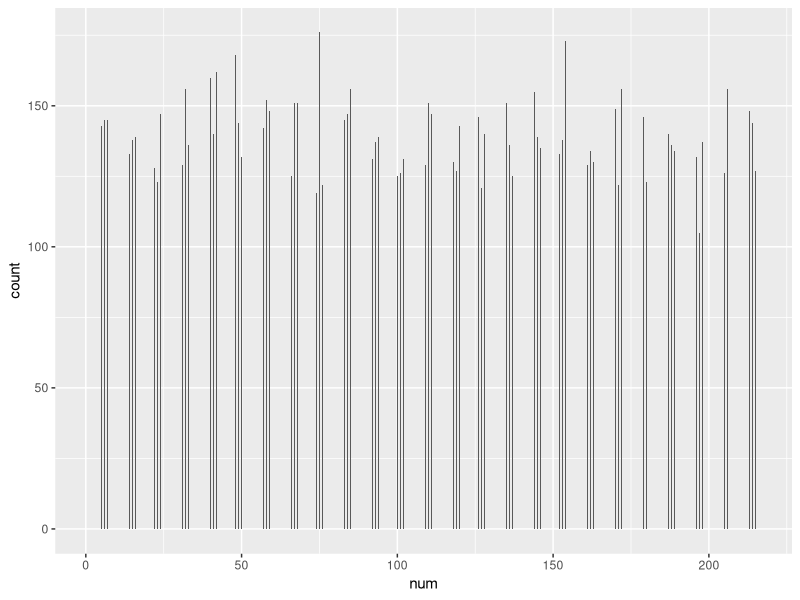
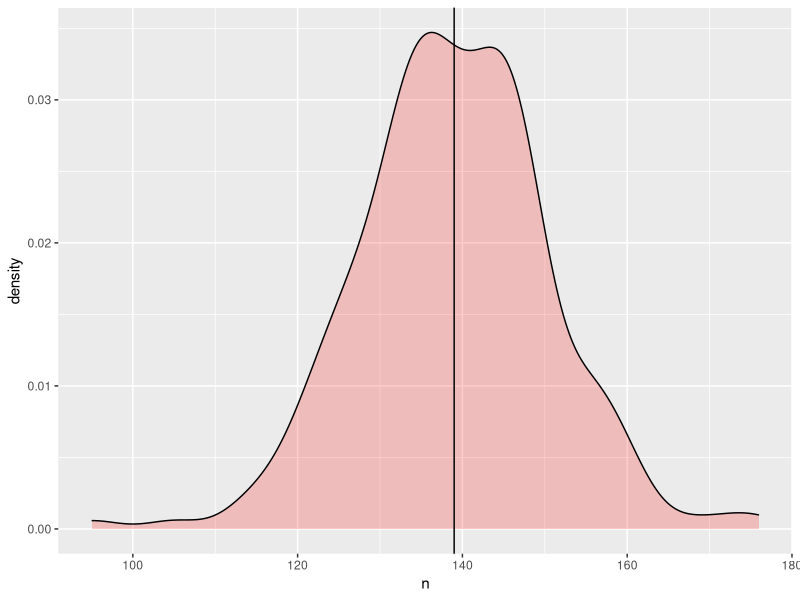
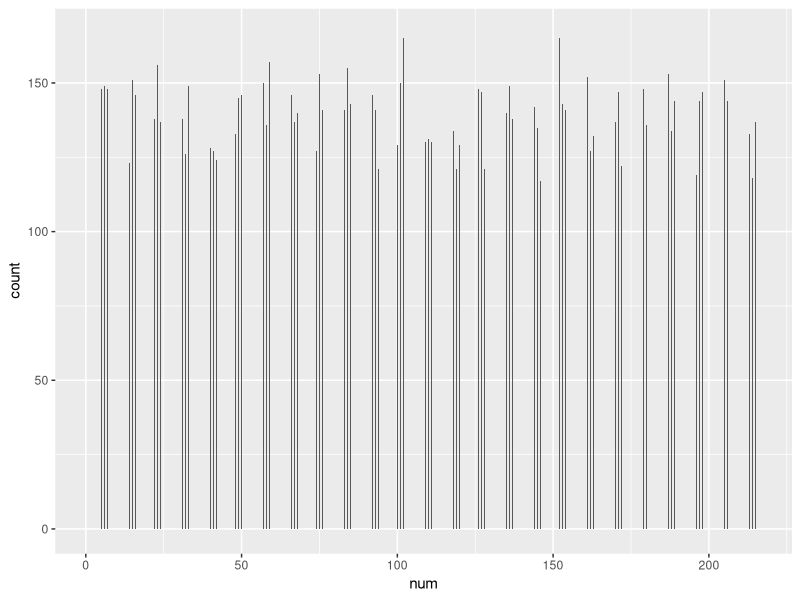
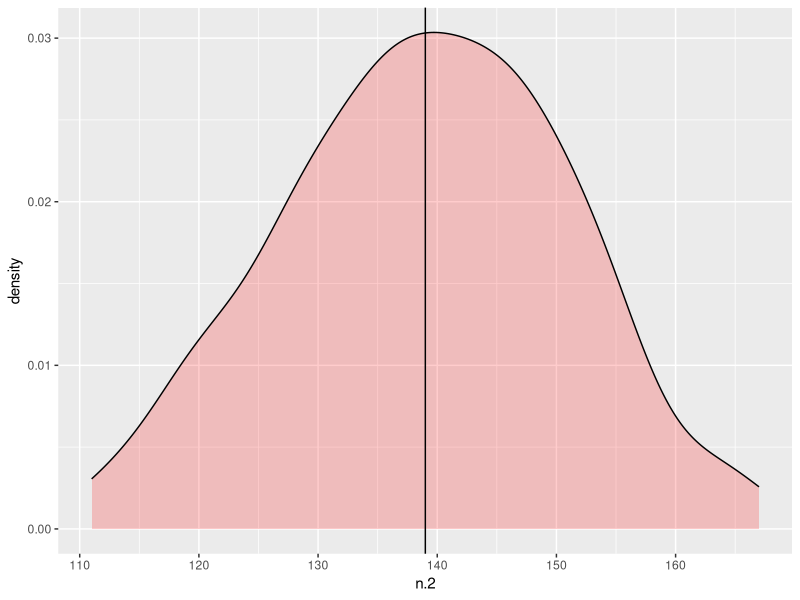
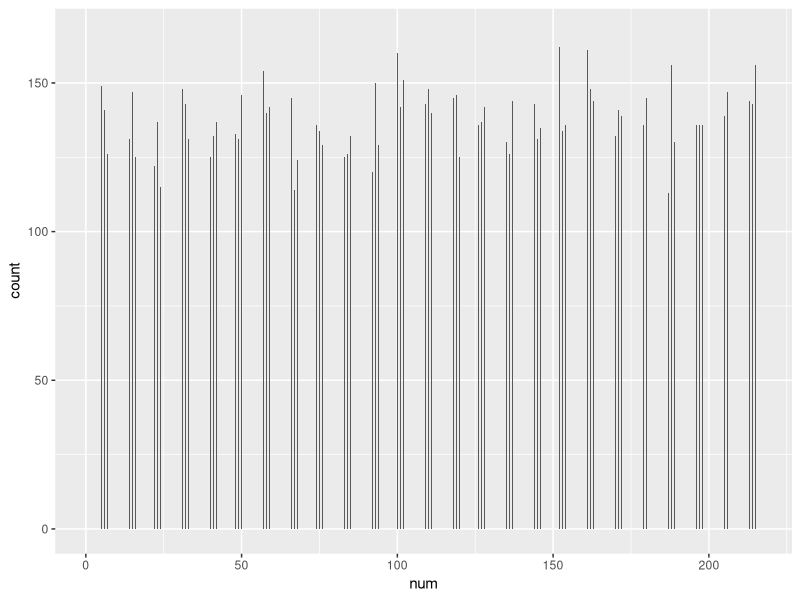
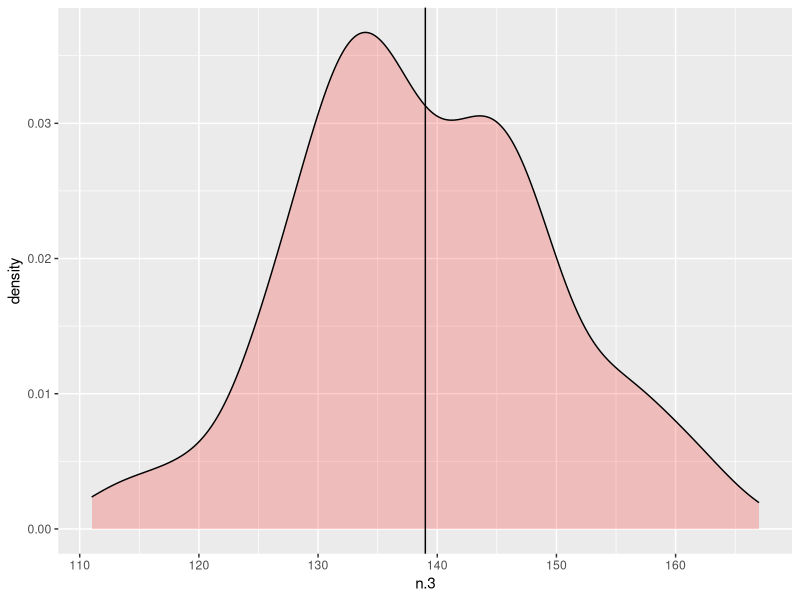
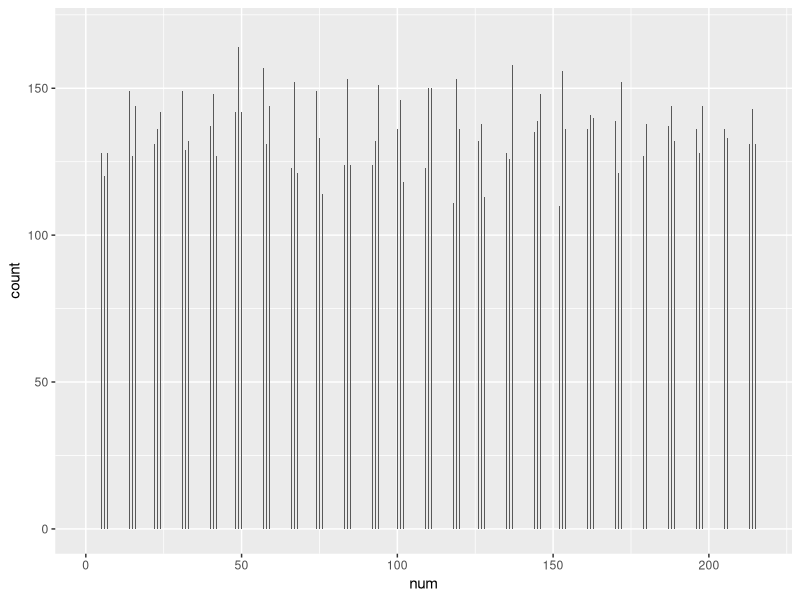
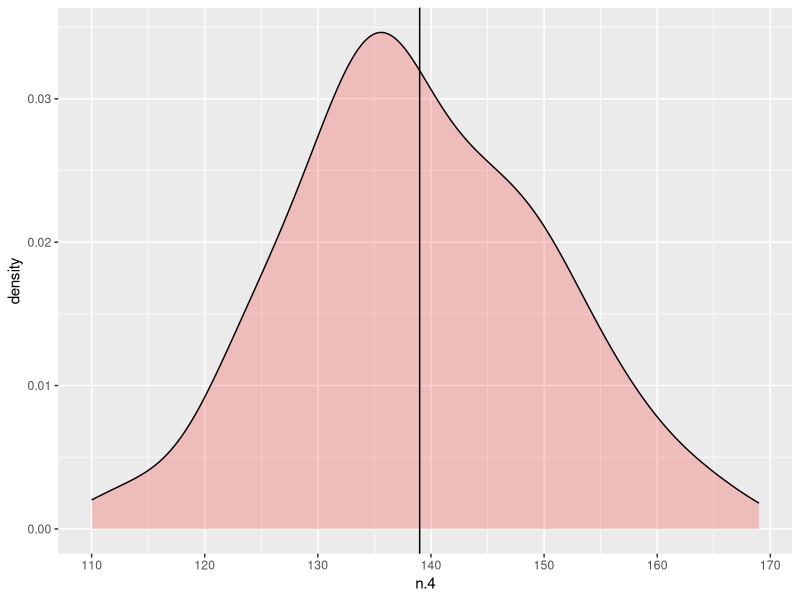

Reproduce these figures in R, in order.
## ---- chunk 1
knitr::opts_chunk$set(echo = TRUE)
## ---- chunk 2
library(tidyverse)
## ---- chunk 3
list.of.comb <- expand.grid(die1=c(1:6), die2=c(1:6),die3=c(1:6))

head(list.of.comb,10)
## ---- chunk 4
numbered.list <- transmute(list.of.comb, num=seq(from=1,to=216,by=1), comb=as.integer(paste0(list.of.comb$die1,list.of.comb$die2,list.of.comb$die3)))

head(numbered.list)
## ---- chunk 5
result <- numeric()

for (i in 1:30000) {
  die.roll <- sample(1:6, 3, replace = T)
  combined <- paste0(die.roll[1],die.roll[2],die.roll[3])
  char.to.int <- as.integer(combined)
  result <- c(result, char.to.int)
  df <- as.data.frame(result)
}

head(df)
## ---- chunk 6
joined.table <- merge(df,numbered.list,by.x = "result", by.y = "comb")

head(joined.table)
tail(joined.table)
## ---- chunk 7
final.table <- joined.table %>% 
  group_by(num,result) %>% 
  count()

head(final.table,10)
tail(final.table,10)

mean(final.table$n)
## ---- chunk 8
pl <- ggplot(joined.table,aes(x=num))+
  geom_histogram(binwidth = 0.1)

print(pl)
## ---- chunk 9
pl2 <- ggplot(final.table, aes(x=n)) +
  geom_density(fill="red", alpha=0.2) +
  geom_vline(xintercept = 139)

print(pl2)
## ---- chunk 10
result.2 <- numeric()

for (i in 1:30000) {
  die.roll.2 <- sample(1:6, 3, replace = T)
  combined.2 <- paste0(die.roll.2[1],die.roll.2[2],die.roll.2[3])
  char.to.int.2 <- as.integer(combined.2)
  result.2 <- c(result.2, char.to.int.2)
  df.2 <- as.data.frame(result.2)
}

joined.table.2 <- merge(df.2,numbered.list, by.x = "result.2", by.y = "comb")

final.table.2 <- joined.table.2 %>% 
  group_by(num,result.2) %>% 
  count() %>% 
  rename(n.2 = n)
## ---- chunk 11
pl.2 <- ggplot(joined.table.2,aes(x=num))+
  geom_histogram(binwidth = 0.1)
print(pl.2)
## ---- chunk 12
pl2.2 <- ggplot(final.table.2, aes(x=n.2)) +
  geom_density(fill="red", alpha=0.2) +
  geom_vline(xintercept = 139)
print(pl2.2)
## ---- chunk 13
result.3 <- numeric()

for (i in 1:30000) {
  die.roll.3 <- sample(1:6, 3, replace = T)
  combined.3 <- paste0(die.roll.3[1],die.roll.3[2],die.roll.3[3])
  char.to.int.3 <- as.integer(combined.3)
  result.3 <- c(result.3, char.to.int.3)
  df.3 <- as.data.frame(result.3)
}

joined.table.3 <- merge(df.3,numbered.list, by.x = "result.3", by.y = "comb")

final.table.3 <- joined.table.3 %>% 
  group_by(num,result.3) %>% 
  count() %>% 
  rename(n.3 = n)
## ---- chunk 14
pl.3 <- ggplot(joined.table.3,aes(x=num))+
  geom_histogram(binwidth = 0.1)
print(pl.3)
## ---- chunk 15
pl2.3 <- ggplot(final.table.3, aes(x=n.3)) +
  geom_density(fill="red", alpha=0.2) +
  geom_vline(xintercept = 139)
print(pl2.3)
## ---- chunk 16
result.4 <- numeric()

for (i in 1:30000) {
  die.roll.4 <- sample(1:6, 3, replace = T)
  combined.4 <- paste0(die.roll.4[1],die.roll.4[2],die.roll.4[3])
  char.to.int.4 <- as.integer(combined.4)
  result.4 <- c(result.4, char.to.int.4)
  df.4 <- as.data.frame(result.4)
}

joined.table.4 <- merge(df.4,numbered.list, by.x = "result.4", by.y = "comb")

final.table.4 <- joined.table.4 %>% 
  group_by(num,result.4) %>% 
  count() %>% 
  rename(n.4 = n)
## ---- chunk 17
pl.4 <- ggplot(joined.table.4,aes(x=num))+
  geom_histogram(binwidth = 0.1)
print(pl.4)
## ---- chunk 18
pl2.4 <- ggplot(final.table.4, aes(x=n.4)) +
  geom_density(fill="red", alpha=0.2) +
  geom_vline(xintercept = 139)
print(pl2.4)
## ---- chunk 19
result.5 <- numeric()

for (i in 1:30000) {
  die.roll.5 <- sample(1:6, 3, replace = T)
  combined.5 <- paste0(die.roll.5[1],die.roll.5[2],die.roll.5[3])
  char.to.int.5 <- as.integer(combined.5)
  result.5 <- c(result.5, char.to.int.5)
  df.5 <- as.data.frame(result.5)
}

joined.table.5 <- merge(df.5,numbered.list, by.x = "result.5", by.y = "comb")

final.table.5 <- joined.table.5 %>% 
  group_by(num,result.5) %>% 
  count() %>% 
  rename(n.5 = n)
## ---- chunk 20
pl.5 <- ggplot(joined.table.5,aes(x=num))+
  geom_histogram(binwidth = 0.1)
print(pl.5)
## ---- chunk 21
pl2.5 <- ggplot(final.table.5, aes(x=n.5)) +
  geom_density(fill="red", alpha=0.2) +
  geom_vline(xintercept = 139)
print(pl2.5)
